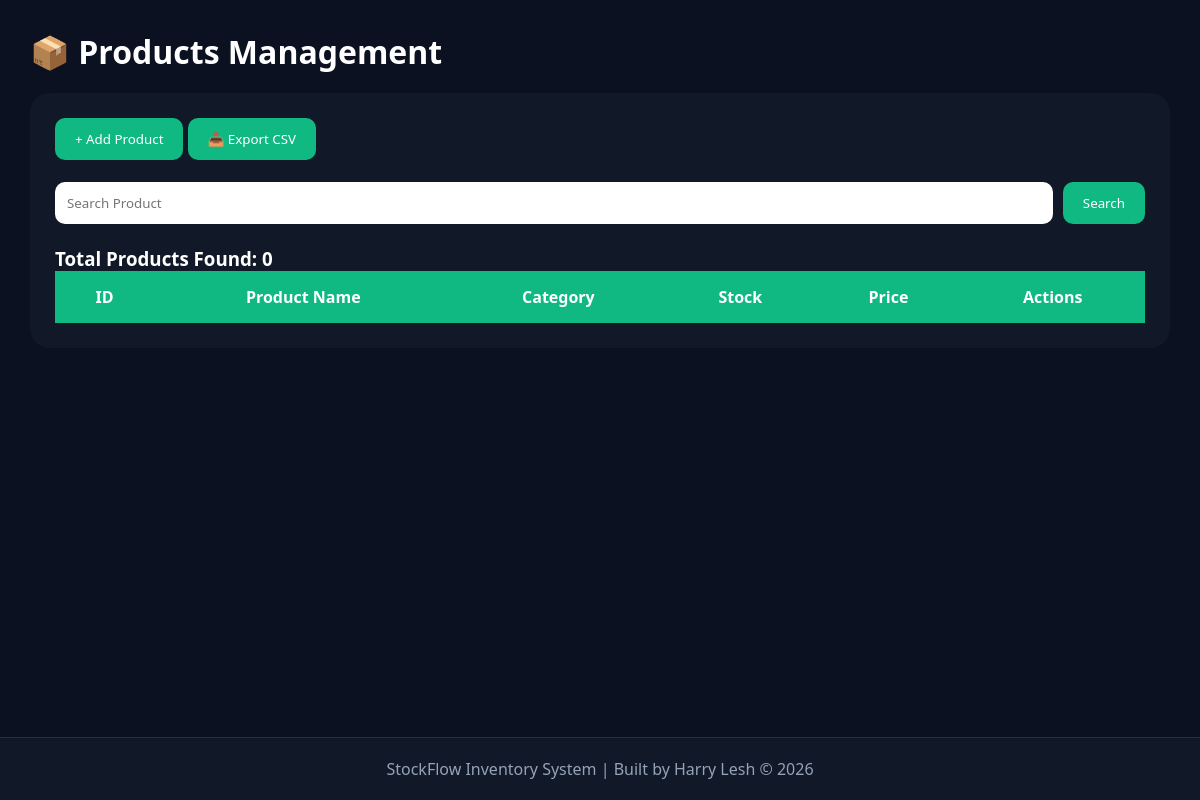
Before: /products (signed in) with the older database file.
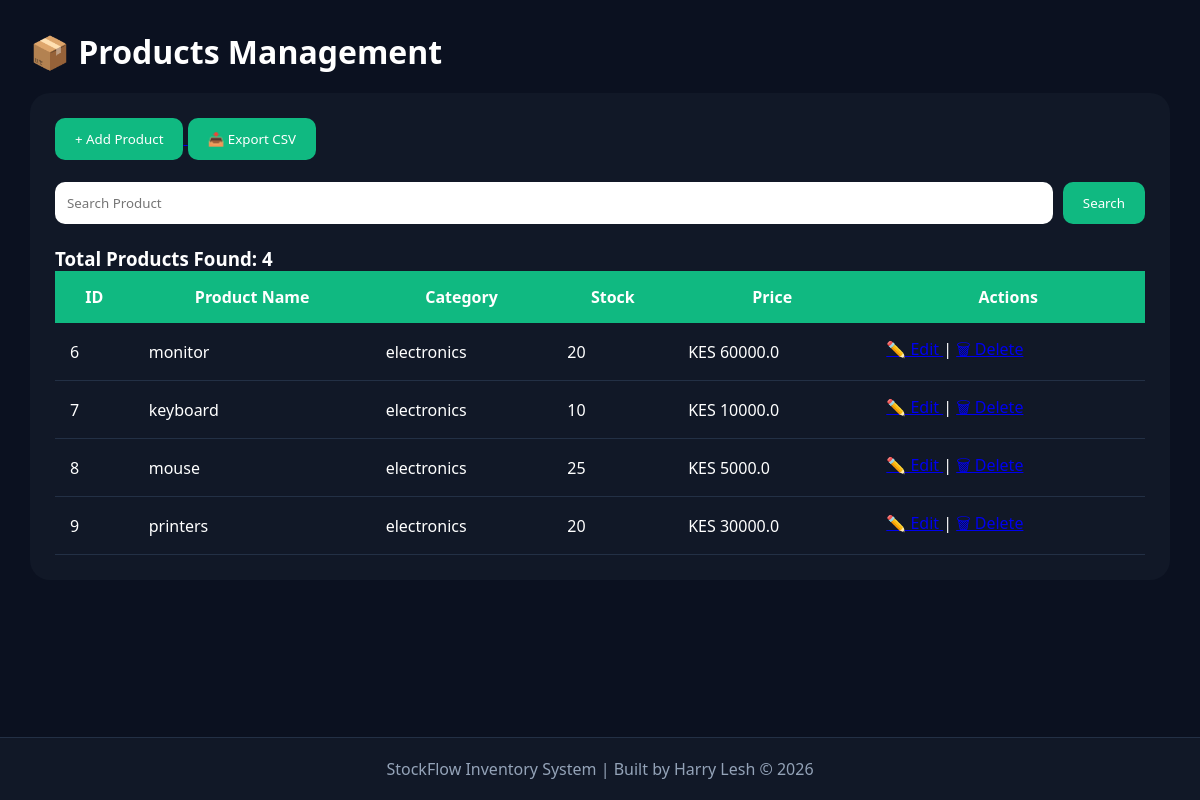
After: the same page with the newer database file.
### tables this page shows
CREATE TABLE products(
        id INTEGER PRIMARY KEY AUTOINCREMENT,
        name TEXT NOT NULL,
        category TEXT NOT NULL,
        stock INTEGER NOT NULL,
        price REAL NOT NULL
    );

### app.py (the view)
@app.route("/products")
def products():
    if "user" not in session:
        return redirect("/")
    search = request.args.get("search", "")
    conn = sqlite3.connect("database.db")
    cursor = conn.cursor()
    if search:
        cursor.execute(
            "SELECT * FROM products WHERE name LIKE ?",
            ('%' + search + '%',)
        )
    else:
        cursor.execute(
            "SELECT * FROM products"
        )
    products = cursor.fetchall()
    conn.close()
    return render_template(
        "products.html",
        products=products
    )

### templates/products.html (shortened to what this page needs)
{% extends "layout.html" %}
{% block content %}
<div class="page-container">
    <h1>📦 Products Management</h1>
    <div class="table-card">
        <a href="/add-product">
            <button class="btn-green">
                + Add Product
            </button>
        </a>
        <a href="/export-products">
            <button class="btn-green">
                📥 Export CSV
            </button>
        </a>
        <br><br>
        <form method="GET" action="/products">
            <input type="text" name="search" placeholder="Search Product">
            <button class="btn-green">
                Search
            </button>
        </form>
        <br>
        <h3>Total Products Found: {{ products|length }}</h3>
        <table>
            <thead>
                <tr>
                    <th>ID</th>
                    <th>Product Name</th>
                    <th>Category</th>
                    <th>Stock</th>
                    <th>Price</th>
                    <th>Actions</th>
                </tr>
            </thead>
            <tbody>
                {% for product in products %}
                <tr>
                    <td>{{ product[0] }}</td>
                    <td>{{ product[1] }}</td>
                    <td>{{ product[2] }}</td>
                    <td>
                        {% if product[3] < 10 %} ⚠️ {{ product[3] }} {% else %} {{ product[3] }} {% endif %} </td>
                    <td>
                        KES {{ product[4] }}
                    </td>
                    <td>
                        <a href="/edit-product/{{ product[0] }}">
                            ✏️ Edit
                        </a>
                        |
                        <a href="/delete-product/{{ product[0] }}" onclick="return confirm('Delete this product?')">
                        </a>
                    </td>
                </tr>
                {% endfor %}
            </tbody>
        </table>
    </div>
</div>
{% endblock %}

### templates/layout.html (shortened to what this page needs)
<!DOCTYPE html>
<html lang="en">
<head>
    <link rel="stylesheet" href="{{ url_for('static', filename='css/style.css') }}">
    <link rel="stylesheet" href="https://cdnjs.cloudflare.com/ajax/libs/font-awesome/6.5.1/css/all.min.css">
</head>
<body>
    {% block content %}
    {% endblock %}
    <footer class="footer">
        <p>StockFlow Inventory System | Built by Harry Lesh © 2026</p>
    </footer>
</body>
</html>

### static/css/style.css (style rules this page uses)
* { margin: 0; padding: 0; box-sizing: border-box; font-family: 'Segoe UI', sans-serif; }
body { background: #0b1120; color: white; min-height: 100vh; display: flex; flex-direction: column; }
.page-container { padding: 30px; }
.table-card { background: #111827; padding: 25px; border-radius: 20px; margin-top: 20px; }
table { width: 100%; border-collapse: collapse; }
th { background: #10b981; padding: 15px; }
td { padding: 15px; border-bottom: 1px solid #233045; }
.btn-green { background: #10b981; color: white; border: none; padding: 12px 20px; border-radius: 10px; cursor: pointer; }
form { display: flex; gap: 10px; }
form input { flex: 1; padding: 12px; border: none; border-radius: 10px; }
.footer { text-align: center; padding: 20px; background: #111827; color: #94a3b8; margin-top: 40px; border-top: 1px solid #233045; }
.footer { margin-top: auto; text-align: center; padding: 20px; background: #111827; color: #94a3b8; border-top: 1px solid #233045; }

Changed rows visible on the page:
added products: id "6", name "monitor", category "electronics", stock "20", price "60000.0"
added products: id "7", name "keyboard", category "electronics", stock "10", price "10000.0"
added products: id "8", name "mouse", category "electronics", stock "25", price "5000.0"
added products: id "9", name "printers", category "electronics", stock "20", price "30000.0"
Other visible differences:
{{ products|length }}: "0" → "4"
